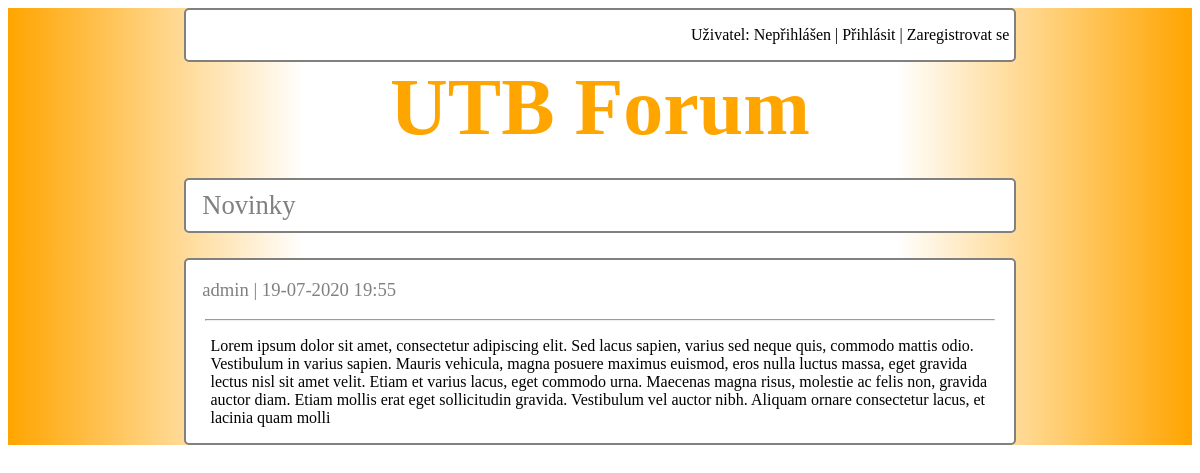
The page /vlakno/1 on the database its author committed.
### wwwforum/models.py (models this page shows, shortened)
class Vlakno(models.Model):
	class Meta:
		verbose_name = "Vlákno"
		verbose_name_plural = "Vlákna"
	nazev = models.CharField(max_length=100)
	vytvoreno = models.DateTimeField(auto_now_add=True)
	materska_sekce = models.ForeignKey(Sekce,null = True, on_delete = models.SET_NULL )

class Prispevek(models.Model):
	class Meta:
		verbose_name = "Příspěvek"
		verbose_name_plural = "Příspěvky"
	autor = models.ForeignKey(settings.AUTH_USER_MODEL, on_delete=models.CASCADE)
	obsah = models.TextField(max_length=500)
	vytvoreno = models.DateTimeField(auto_now_add=True)
	materske_vlakno = models.ForeignKey(Vlakno, on_delete = models.CASCADE)

### wwwforum/views.py (the view)
# urls.py: path('vlakno/<int:vlakno_id>', views.vlakno, name='vlakno'),
def vlakno(request, vlakno_id):
	try:
			vlakno = Vlakno.objects.get(pk = vlakno_id)
	except Vlakno.DoesNotExist:
		raise Http404('Stránka neexistuje')
	if request.method == 'POST':
		form = PrispevekForm(request.POST)
		if form.data['obsah'] != '':
			novy_prispevek = Prispevek()
			novy_prispevek.autor = request.user
			novy_prispevek.obsah = form.data['obsah']
			novy_prispevek.materske_vlakno = vlakno
			novy_prispevek.save()
		return redirect('/vlakno/{}'.format(vlakno_id))
	else:
		seznam_prispevku = Prispevek.objects.filter(materske_vlakno = vlakno_id).order_by('vytvoreno')
		form = PrispevekForm()
		return render(request, 'forum/vlakno.html',{'seznam_prispevku':seznam_prispevku, 'vlakno':vlakno,'form':form})

### wwwforum/templates/forum/vlakno.html (shortened to what this page needs)
{% extends 'forum/zaklad.html' %}
{% block content %}
<div class="prispevek">
	<p class="nazev_sekce">{{vlakno.nazev}}</p>
</div>
{% for p in seznam_prispevku%}
<div class="prispevek">
	<p class="nadpis_prispevku">{{p.autor}} | {{p.vytvoreno |date:'d-m-Y H:i'}}</p>
	<hr class="oddelovac">
	<p class="telo_prispevku">{{p.obsah}}</p>
</div>
{% endfor %}
{% endblock %}

### wwwforum/static/styl.css (style rules this page uses)
.prispevek { margin-top: 25px; width: 100%; background-color: white; border-style: solid; border-width: 2px; border-radius: 5px; border-color: gray; }
.nazev_sekce { margin: 10px 2%; font-size: 20pt; color: gray; }
.nadpis_prispevku { margin-left: 2%; font-size: 14pt; color: gray; }
.telo_prispevku { margin-left: 3%; margin-right: 3%; font-size: 12pt; text-align: block; }
.oddelovac { width: 95%; text-align: center; }

### rows shown on the page
Vlakno: nazev "Novinky"
Prispevek: autor "admin", vytvoreno "19-07-2020 19:55", obsah "Lorem ipsum dolor sit amet, consectetur adipiscing elit. Sed lacus sapien, varius sed neque quis, commodo mattis odio. Vestibulum in varius sapien. Mauris vehicula, magna posuere maximus euismod, eros nulla luctus massa, eget gravida lectus nisl sit amet velit. Etiam et varius lacus, eget commodo urna. Maecenas magna risus, molestie ac felis non, gravida auctor diam. Etiam mollis erat eget sollicitudin gravida. Vestibulum vel auctor nibh. Aliquam ornare consectetur lacus, et lacinia quam molli"
